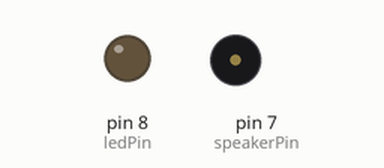
This sketch was run on a simulated Arduino Uno, built with avr-gcc and run on an emulated ATmega328P. Parts: output pins drawn as LEDs (lit = HIGH), buzzer (waves = sounding).

Above: at 3.2 s.
At 29.85 s:
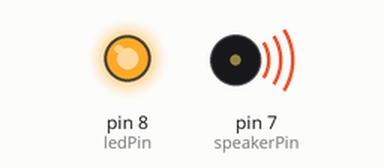
At 56.55 s:
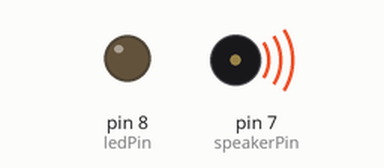
Timing chart, 0 to 78.3 s (numbered marks = the images above):
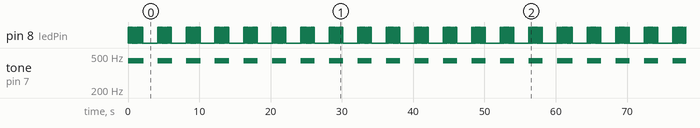

Measured:
- by itself, pin 8 (ledPin): moves between LOW and HIGH, repeating every 60.2 s
- by itself, tone on pin 7 (speakerPin): alternates 440 Hz for 2.0 s and silent for 2.0 s

The sketch:

LED_Speaker.ino
```cpp
/*
   This sketch alternates between two states:
   1. Speaker plays a tone (440 Hz) and the LED flashes.
   2. Speaker is silent and the LED stays off.

   The speaker is connected to digital pin 7.
   The LED is connected to digital pin 8.
*/

const int speakerPin = 7; // Speaker connected to digital pin 7
const int ledPin = 8;     // LED connected to digital pin 8

void setup() {
  // Initialize the speaker and LED pins as outputs.
  pinMode(speakerPin, OUTPUT);
  pinMode(ledPin, OUTPUT);
}

void loop() {
  // ---- State 1: Speaker on, LED flashing ----

  // Start playing a 440 Hz tone on the speaker
  tone(speakerPin, 440);

  // Flash the LED for 2 seconds while the tone is playing
  unsigned long startTime = millis();
  while (millis() - startTime < 2000) {
    digitalWrite(ledPin, HIGH); // Turn LED on
    delay(100);                 // Wait 100 ms
    digitalWrite(ledPin, LOW);  // Turn LED off
    delay(100);                 // Wait 100 ms
  }

  // ---- State 2: Speaker off, LED off ----

  // Stop the tone on the speaker
  noTone(speakerPin);

  // Ensure the LED is off
  digitalWrite(ledPin, LOW);

  // Wait for 2 seconds before repeating
  delay(2000);
}
```
